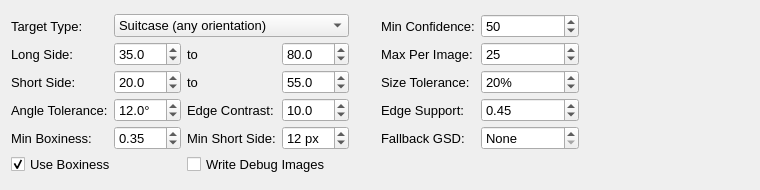
<?xml version="1.0" encoding="UTF-8"?>
<ui version="4.0">
 <class>RectilinearShape</class>
 <widget class="QWidget" name="RectilinearShape">
  <property name="geometry">
   <rect>
    <x>0</x>
    <y>0</y>
    <width>760</width>
    <height>190</height>
   </rect>
  </property>
  <property name="windowTitle">
   <string>Form</string>
  </property>
  <layout class="QVBoxLayout" name="verticalLayout">
   <item>
    <layout class="QHBoxLayout" name="horizontalLayout_options">
     <item>
      <layout class="QGridLayout" name="optionsGridLayout">
       <property name="horizontalSpacing">
        <number>6</number>
       </property>
       <property name="verticalSpacing">
        <number>4</number>
       </property>
       <item row="0" column="0">
        <widget class="QLabel" name="targetLabel">
         <property name="font">
          <font>
           <pointsize>10</pointsize>
          </font>
         </property>
         <property name="toolTip">
          <string>The kind of object to search for. Each preset sets the expected top-down size range;
choose Custom size to enter your own. Detection is driven by size and straight edges,
not colour, so it works for black, grey or earth-toned targets.</string>
         </property>
         <property name="text">
          <string>Target Type:</string>
         </property>
        </widget>
       </item>
       <item row="0" column="1" colspan="3">
        <widget class="QComboBox" name="presetComboBox">
         <property name="font">
          <font>
           <pointsize>10</pointsize>
          </font>
         </property>
         <property name="toolTip">
          <string>The kind of object to search for. Each preset sets the expected top-down size range;
choose Custom size to enter your own. Detection is driven by size and straight edges,
not colour, so it works for black, grey or earth-toned targets.</string>
         </property>
         <item>
          <property name="text">
           <string>Suitcase (any orientation)</string>
          </property>
         </item>
         <item>
          <property name="text">
           <string>Suitcase (lying flat)</string>
          </property>
         </item>
         <item>
          <property name="text">
           <string>Cooler or box</string>
          </property>
         </item>
         <item>
          <property name="text">
           <string>Small tent</string>
          </property>
         </item>
         <item>
          <property name="text">
           <string>Custom size</string>
          </property>
         </item>
        </widget>
       </item>
       <item row="0" column="4">
        <spacer name="gridSpacer">
         <property name="orientation">
          <enum>Qt::Horizontal</enum>
         </property>
         <property name="sizeType">
          <enum>QSizePolicy::Fixed</enum>
         </property>
         <property name="sizeHint" stdset="0">
          <size>
           <width>20</width>
           <height>20</height>
          </size>
         </property>
        </spacer>
       </item>
       <item row="1" column="0">
        <widget class="QLabel" name="longSideLabel">
         <property name="font">
          <font>
           <pointsize>10</pointsize>
          </font>
         </property>
         <property name="toolTip">
          <string>Expected length of the longer side of the target, seen from directly above.</string>
         </property>
         <property name="text">
          <string>Long Side:</string>
         </property>
        </widget>
       </item>
       <item row="1" column="1">
        <widget class="QDoubleSpinBox" name="longMinSpinBox">
         <property name="font">
          <font>
           <pointsize>10</pointsize>
          </font>
         </property>
         <property name="toolTip">
          <string>Shortest expected long side.</string>
         </property>
         <property name="decimals">
          <number>1</number>
         </property>
         <property name="minimum">
          <double>1.0</double>
         </property>
         <property name="maximum">
          <double>2000.0</double>
         </property>
         <property name="singleStep">
          <double>1.0</double>
         </property>
         <property name="value">
          <double>35.0</double>
         </property>
        </widget>
       </item>
       <item row="1" column="2">
        <widget class="QLabel" name="longToLabel">
         <property name="font">
          <font>
           <pointsize>10</pointsize>
          </font>
         </property>
         <property name="text">
          <string>to</string>
         </property>
        </widget>
       </item>
       <item row="1" column="3">
        <widget class="QDoubleSpinBox" name="longMaxSpinBox">
         <property name="font">
          <font>
           <pointsize>10</pointsize>
          </font>
         </property>
         <property name="toolTip">
          <string>Longest expected long side.</string>
         </property>
         <property name="decimals">
          <number>1</number>
         </property>
         <property name="minimum">
          <double>1.0</double>
         </property>
         <property name="maximum">
          <double>2000.0</double>
         </property>
         <property name="singleStep">
          <double>1.0</double>
         </property>
         <property name="value">
          <double>80.0</double>
         </property>
        </widget>
       </item>
       <item row="2" column="0">
        <widget class="QLabel" name="shortSideLabel">
         <property name="font">
          <font>
           <pointsize>10</pointsize>
          </font>
         </property>
         <property name="toolTip">
          <string>Expected length of the shorter side of the target, seen from directly above.</string>
         </property>
         <property name="text">
          <string>Short Side:</string>
         </property>
        </widget>
       </item>
       <item row="2" column="1">
        <widget class="QDoubleSpinBox" name="shortMinSpinBox">
         <property name="font">
          <font>
           <pointsize>10</pointsize>
          </font>
         </property>
         <property name="toolTip">
          <string>Shortest expected short side.</string>
         </property>
         <property name="decimals">
          <number>1</number>
         </property>
         <property name="minimum">
          <double>1.0</double>
         </property>
         <property name="maximum">
          <double>2000.0</double>
         </property>
         <property name="singleStep">
          <double>1.0</double>
         </property>
         <property name="value">
          <double>20.0</double>
         </property>
        </widget>
       </item>
       <item row="2" column="2">
        <widget class="QLabel" name="shortToLabel">
         <property name="font">
          <font>
           <pointsize>10</pointsize>
          </font>
         </property>
         <property name="text">
          <string>to</string>
         </property>
        </widget>
       </item>
       <item row="2" column="3">
        <widget class="QDoubleSpinBox" name="shortMaxSpinBox">
         <property name="font">
          <font>
           <pointsize>10</pointsize>
          </font>
         </property>
         <property name="toolTip">
          <string>Longest expected short side.</string>
         </property>
         <property name="decimals">
          <number>1</number>
         </property>
         <property name="minimum">
          <double>1.0</double>
         </property>
         <property name="maximum">
          <double>2000.0</double>
         </property>
         <property name="singleStep">
          <double>1.0</double>
         </property>
         <property name="value">
          <double>55.0</double>
         </property>
        </widget>
       </item>
       <item row="0" column="5">
        <widget class="QLabel" name="minConfidenceLabel">
         <property name="font">
          <font>
           <pointsize>10</pointsize>
          </font>
         </property>
         <property name="text">
          <string>Min Confidence:</string>
         </property>
        </widget>
       </item>
       <item row="0" column="6">
        <widget class="QDoubleSpinBox" name="minConfidenceSpinBox">
         <property name="font">
          <font>
           <pointsize>10</pointsize>
          </font>
         </property>
         <property name="toolTip">
          <string>Only shapes scoring at least this confidence (0-100) become AOIs.
Raise if rock fields or talus produce many hits; lower to see weaker candidates.</string>
         </property>
         <property name="decimals">
          <number>0</number>
         </property>
         <property name="minimum">
          <double>0.0</double>
         </property>
         <property name="maximum">
          <double>100.0</double>
         </property>
         <property name="singleStep">
          <double>5.0</double>
         </property>
         <property name="value">
          <double>50.0</double>
         </property>
        </widget>
       </item>
       <item row="1" column="5">
        <widget class="QLabel" name="maxDetectionsLabel">
         <property name="font">
          <font>
           <pointsize>10</pointsize>
          </font>
         </property>
         <property name="text">
          <string>Max Per Image:</string>
         </property>
        </widget>
       </item>
       <item row="1" column="6">
        <widget class="QSpinBox" name="maxDetectionsSpinBox">
         <property name="font">
          <font>
           <pointsize>10</pointsize>
          </font>
         </property>
         <property name="toolTip">
          <string>At most this many AOIs are kept per image, highest confidence first.
Protects reviewers from floods of hits in rocky or built-up terrain.</string>
         </property>
         <property name="minimum">
          <number>1</number>
         </property>
         <property name="maximum">
          <number>500</number>
         </property>
         <property name="value">
          <number>25</number>
         </property>
        </widget>
       </item>
       <item row="2" column="5">
        <widget class="QLabel" name="sizeToleranceLabel">
         <property name="font">
          <font>
           <pointsize>10</pointsize>
          </font>
         </property>
         <property name="text">
          <string>Size Tolerance:</string>
         </property>
        </widget>
       </item>
       <item row="2" column="6">
        <widget class="QSpinBox" name="sizeToleranceSpinBox">
         <property name="font">
          <font>
           <pointsize>10</pointsize>
          </font>
         </property>
         <property name="toolTip">
          <string>How far a shape may fall outside the size range before its score starts to drop.
Raise when altitude data is uncertain or the terrain is steep.</string>
         </property>
         <property name="suffix">
          <string>%</string>
         </property>
         <property name="minimum">
          <number>0</number>
         </property>
         <property name="maximum">
          <number>100</number>
         </property>
         <property name="value">
          <number>20</number>
         </property>
        </widget>
       </item>
       <item row="3" column="0">
        <widget class="QLabel" name="angleToleranceLabel">
         <property name="font">
          <font>
           <pointsize>10</pointsize>
          </font>
         </property>
         <property name="text">
          <string>Angle Tolerance:</string>
         </property>
        </widget>
       </item>
       <item row="3" column="1">
        <widget class="QDoubleSpinBox" name="angleToleranceSpinBox">
         <property name="font">
          <font>
           <pointsize>10</pointsize>
          </font>
         </property>
         <property name="toolTip">
          <string>How far from a right angle (or from parallel) two edges may be and still form a rectangle.
Raise for soft or sagging targets such as tents; lower to reject more natural clutter.</string>
         </property>
         <property name="suffix">
          <string>°</string>
         </property>
         <property name="decimals">
          <number>1</number>
         </property>
         <property name="minimum">
          <double>1.0</double>
         </property>
         <property name="maximum">
          <double>30.0</double>
         </property>
         <property name="singleStep">
          <double>1.0</double>
         </property>
         <property name="value">
          <double>12.0</double>
         </property>
        </widget>
       </item>
       <item row="3" column="2">
        <widget class="QLabel" name="edgeContrastLabel">
         <property name="font">
          <font>
           <pointsize>10</pointsize>
          </font>
         </property>
         <property name="text">
          <string>Edge Contrast:</string>
         </property>
        </widget>
       </item>
       <item row="3" column="3">
        <widget class="QDoubleSpinBox" name="edgeContrastSpinBox">
         <property name="font">
          <font>
           <pointsize>10</pointsize>
          </font>
         </property>
         <property name="toolTip">
          <string>Minimum brightness step across an edge (0-255 scale).
Raise if grass, gravel or shadows produce many weak edges; lower for faded or dusty targets.</string>
         </property>
         <property name="decimals">
          <number>1</number>
         </property>
         <property name="minimum">
          <double>1.0</double>
         </property>
         <property name="maximum">
          <double>100.0</double>
         </property>
         <property name="singleStep">
          <double>1.0</double>
         </property>
         <property name="value">
          <double>10.0</double>
         </property>
        </widget>
       </item>
       <item row="3" column="5">
        <widget class="QLabel" name="edgeSupportLabel">
         <property name="font">
          <font>
           <pointsize>10</pointsize>
          </font>
         </property>
         <property name="text">
          <string>Edge Support:</string>
         </property>
        </widget>
       </item>
       <item row="3" column="6">
        <widget class="QDoubleSpinBox" name="edgeSupportSpinBox">
         <property name="font">
          <font>
           <pointsize>10</pointsize>
          </font>
         </property>
         <property name="toolTip">
          <string>Fraction of a candidate's outline that must lie on a real edge.
Lower for partly hidden or blurred targets; raise if rock fractures produce many hits.</string>
         </property>
         <property name="decimals">
          <number>2</number>
         </property>
         <property name="minimum">
          <double>0.05</double>
         </property>
         <property name="maximum">
          <double>1.0</double>
         </property>
         <property name="singleStep">
          <double>0.05</double>
         </property>
         <property name="value">
          <double>0.45</double>
         </property>
        </widget>
       </item>
       <item row="4" column="0">
        <widget class="QLabel" name="minBoxinessLabel">
         <property name="font">
          <font>
           <pointsize>10</pointsize>
          </font>
         </property>
         <property name="text">
          <string>Min Boxiness:</string>
         </property>
        </widget>
       </item>
       <item row="4" column="1">
        <widget class="QDoubleSpinBox" name="minBoxinessSpinBox">
         <property name="font">
          <font>
           <pointsize>10</pointsize>
          </font>
         </property>
         <property name="toolTip">
          <string>Threshold for candidates found from edge orientation alone, used when blur or low contrast
breaks the edges up. Raise if textured ground produces spurious hits.</string>
         </property>
         <property name="decimals">
          <number>2</number>
         </property>
         <property name="minimum">
          <double>0.05</double>
         </property>
         <property name="maximum">
          <double>1.0</double>
         </property>
         <property name="singleStep">
          <double>0.05</double>
         </property>
         <property name="value">
          <double>0.35</double>
         </property>
        </widget>
       </item>
       <item row="4" column="2">
        <widget class="QLabel" name="minShortSideLabel">
         <property name="font">
          <font>
           <pointsize>10</pointsize>
          </font>
         </property>
         <property name="text">
          <string>Min Short Side:</string>
         </property>
        </widget>
       </item>
       <item row="4" column="3">
        <widget class="QSpinBox" name="minShortSideSpinBox">
         <property name="font">
          <font>
           <pointsize>10</pointsize>
          </font>
         </property>
         <property name="toolTip">
          <string>Smallest target size, in processing pixels, worth searching for. Images where the target
would be smaller are skipped and logged - raise the processing resolution or fly lower.</string>
         </property>
         <property name="suffix">
          <string> px</string>
         </property>
         <property name="minimum">
          <number>4</number>
         </property>
         <property name="maximum">
          <number>200</number>
         </property>
         <property name="value">
          <number>12</number>
         </property>
        </widget>
       </item>
       <item row="4" column="5">
        <widget class="QLabel" name="fallbackGsdLabel">
         <property name="font">
          <font>
           <pointsize>10</pointsize>
          </font>
         </property>
         <property name="text">
          <string>Fallback GSD:</string>
         </property>
        </widget>
       </item>
       <item row="4" column="6">
        <widget class="QDoubleSpinBox" name="fallbackGsdSpinBox">
         <property name="font">
          <font>
           <pointsize>10</pointsize>
          </font>
         </property>
         <property name="toolTip">
          <string>Ground sample distance (cm per pixel at full resolution) to assume when an image has no usable
altitude or camera metadata. Leave at None to report such images as errors instead.</string>
         </property>
         <property name="suffix">
          <string> cm/px</string>
         </property>
         <property name="specialValueText">
          <string>None</string>
         </property>
         <property name="decimals">
          <number>2</number>
         </property>
         <property name="minimum">
          <double>0.0</double>
         </property>
         <property name="maximum">
          <double>50.0</double>
         </property>
         <property name="singleStep">
          <double>0.1</double>
         </property>
         <property name="value">
          <double>0.0</double>
         </property>
        </widget>
       </item>
       <item row="5" column="0" colspan="2">
        <widget class="QCheckBox" name="useBoxinessCheckBox">
         <property name="font">
          <font>
           <pointsize>10</pointsize>
          </font>
         </property>
         <property name="toolTip">
          <string>Score candidates on how strongly two perpendicular edge directions dominate the area,
and use that to find targets whose edges are too broken up to trace.</string>
         </property>
         <property name="text">
          <string>Use Boxiness</string>
         </property>
         <property name="checked">
          <bool>true</bool>
         </property>
        </widget>
       </item>
       <item row="5" column="2" colspan="3">
        <widget class="QCheckBox" name="debugOutputCheckBox">
         <property name="font">
          <font>
           <pointsize>10</pointsize>
          </font>
         </property>
         <property name="toolTip">
          <string>Save an overlay per image (edges, candidates, boxiness heatmap) to a rectilinear_debug folder
in the output folder. Useful for tuning in new terrain; slows processing.</string>
         </property>
         <property name="text">
          <string>Write Debug Images</string>
         </property>
         <property name="checked">
          <bool>false</bool>
         </property>
        </widget>
       </item>
      </layout>
     </item>
     <item>
      <spacer name="horizontalSpacer">
       <property name="orientation">
        <enum>Qt::Horizontal</enum>
       </property>
       <property name="sizeHint" stdset="0">
        <size>
         <width>20</width>
         <height>20</height>
        </size>
       </property>
      </spacer>
     </item>
    </layout>
   </item>
  </layout>
 </widget>
 <resources/>
 <connections/>
</ui>
